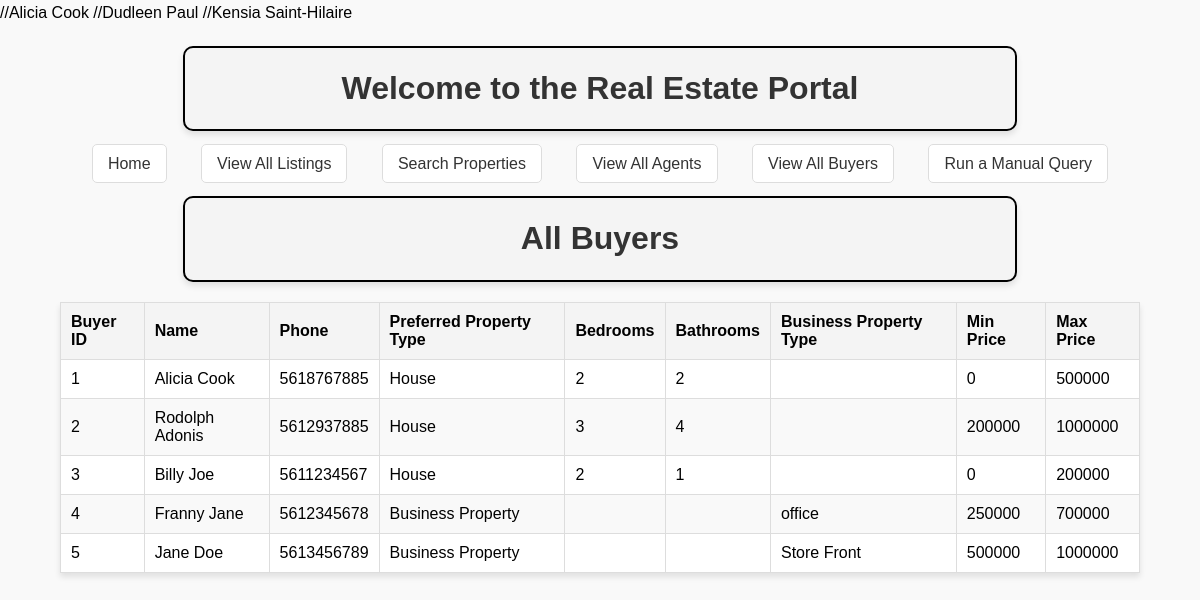
Page /list_buyers.php on the committed database.
### tables this page shows
CREATE TABLE Buyer(
	id INTEGER PRIMARY KEY, 
	name VARCHAR(30) NOT NULL, 
	phone CHAR(12) NOT NULL, 
	propertyType CHAR(20) NOT NULL, 
	bedrooms INTEGER, 
	bathrooms INTEGER, 
	businessPropertyType CHAR(20), 
	minimumPreferredPrice INTEGER NOT NULL, 
	maximumPreferredPrice INTEGER NOT NULL
);

### list_buyers.php (the view, shortened to what this page needs)
<?php
include 'db_connection.php';
include 'header.php';
$query = "
    SELECT Buyer.id, Buyer.name, Buyer.phone, Buyer.propertyType,
           Buyer.bedrooms, Buyer.bathrooms, Buyer.businessPropertyType,
           Buyer.minimumPreferredPrice, Buyer.maximumPreferredPrice
    FROM Buyer;
";
$results = $conn->query($query);
?>
<!DOCTYPE html>
<html lang="en">
<head>
    <link rel="stylesheet" type="text/css" href="styles.css">
</head>
<body>
<h1>All Buyers</h1>
<?php if ($results->num_rows > 0): ?>
    <table>
        <thead>
        <tr>
            <th>Buyer ID</th>
            <th>Name</th>
            <th>Phone</th>
            <th>Preferred Property Type</th>
            <th>Bedrooms</th>
            <th>Bathrooms</th>
            <th>Business Property Type</th>
            <th>Min Price</th>
            <th>Max Price</th>
        </tr>
        </thead>
        <tbody>
        <?php while ($row = $results->fetch_assoc()): ?>
            <tr>
                <td><?= htmlspecialchars($row['id']); ?></td>
                <td><?= htmlspecialchars($row['name']); ?></td>
                <td><?= htmlspecialchars($row['phone']); ?></td>
                <td><?= htmlspecialchars($row['propertyType']); ?></td>
                <td><?= htmlspecialchars($row['bedrooms']); ?></td>
                <td><?= htmlspecialchars($row['bathrooms']); ?></td>
                <td><?= htmlspecialchars($row['businessPropertyType']); ?></td>
                <td><?= htmlspecialchars($row['minimumPreferredPrice']); ?></td>
                <td><?= htmlspecialchars($row['maximumPreferredPrice']); ?></td>
            </tr>
        <?php endwhile; ?>
        </tbody>
    </table>
<?php else: ?>
    <p>No buyers found.</p>
<?php endif; ?>
</body>
</html>

### styles.css (style rules this page uses)
body { font-family: Arial, sans-serif; line-height: 1.6; margin: 0; padding: 0; background-color: #f9f9f9; }
h1, h2 { color: #333; text-align: center; }
h1 { border: 2px solid #000; padding: 15px; margin: 20px auto; max-width: 800px; background-color: #f4f4f4; box-shadow: 0px 4px 6px rgba(0, 0, 0, 0.1); border-radius: 10px; }
table { width: 90%; margin: 20px auto; border-collapse: collapse; border: 1px solid #ddd; background-color: #fff; box-shadow: 0px 4px 6px rgba(0, 0, 0, 0.1); }
table, th, td { border: 1px solid #ddd; }
th, td { padding: 10px; text-align: left; }
th { background-color: #f4f4f4; font-weight: bold; }
tr:nth-child(even) { background-color: #f9f9f9; }

### rows in the picture
buyer: id "1", name "Alicia Cook", phone "5618767885", propertyType "House", bedrooms "2", bathrooms "2", minimumPreferredPrice "0", maximumPreferredPrice "500000"
buyer: id "2", name "Rodolph Adonis", phone "5612937885", propertyType "House", bedrooms "3", bathrooms "4", minimumPreferredPrice "200000", maximumPreferredPrice "1000000"
buyer: id "3", name "Billy Joe", phone "5611234567", propertyType "House", bedrooms "2", bathrooms "1", minimumPreferredPrice "0", maximumPreferredPrice "200000"
buyer: id "4", name "Franny Jane", phone "5612345678", propertyType "Business Property", businessPropertyType "office", minimumPreferredPrice "250000", maximumPreferredPrice "700000"
buyer: id "5", name "Jane Doe", phone "5613456789", propertyType "Business Property", businessPropertyType "Store Front", minimumPreferredPrice "500000", maximumPreferredPrice "1000000"
